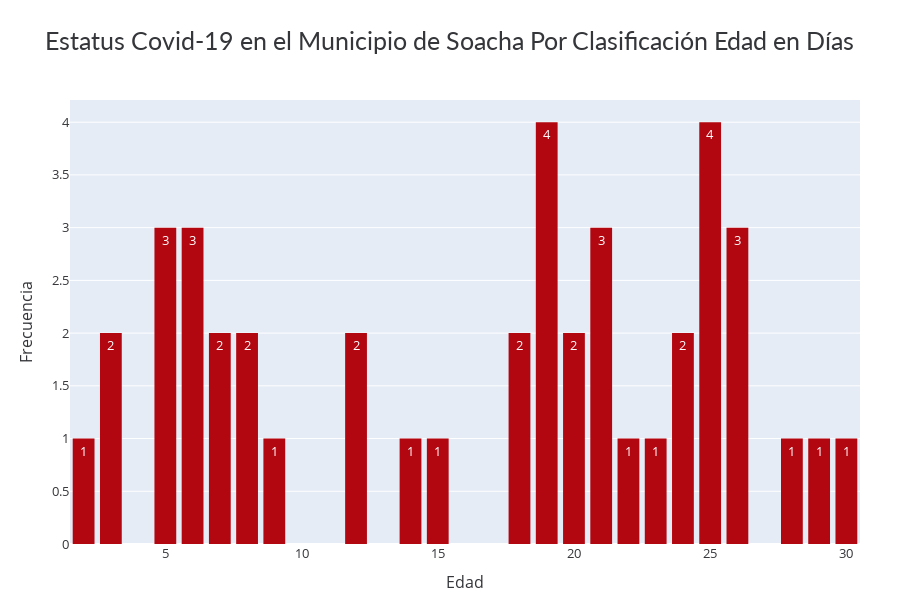

Notebook code cell kept with this figure:
### Code cell
# Grafica de barras para la variable Edad, pero filtrada por años.
fig_bars = px.bar(edadDias, x='Edad', y='Frecuencia', text='Frecuencia',
                    title='Estatus Covid-19 en el Municipio de Soacha Por Clasificación Edad en Días',
                    color_discrete_sequence=['#b20710'])
fig_bars.update_traces(hovertemplate=None, marker=dict(line=dict(width=0)))
fig_bars.update_xaxes(visible=True)
fig_bars.update_yaxes(visible=True)
fig_bars.update_layout(height=600,
                            margin=dict(t=100, b=20, l=70, r=40),
                            hovermode='y unified',
                            title_font=dict(size=25, color='#35363a', family='Lato, sans-serif'),
                            font=dict(color='#35363a', size=13))

### Figure 1 — Plotly figure (JSON) as saved in the notebook; plotly's stock layout.template omitted (floating-point values rounded to 4 significant figures)
{"data": [{"alignmentgroup": "True", "legendgroup": "", "marker": {"color": "#b20710", "line": {"width": 0}, "pattern": {"shape": ""}}, "name": "", "offsetgroup": "", "orientation": "v", "showlegend": false, "text": [4, 4, 3, 3, 3, 3, 2, 2, 2, 2, 2, 2, 2, 1, 1, 1, 1, 1, 1, 1, 1, 1], "textposition": "auto", "type": "bar", "x": [19, 25, 5, 6, 26, 21, 24, 7, 8, 12, 18, 3, 20, 29, 28, 2, 23, 22, 15, 14, 9, 30], "xaxis": "x", "y": [4, 4, 3, 3, 3, 3, 2, 2, 2, 2, 2, 2, 2, 1, 1, 1, 1, 1, 1, 1, 1, 1], "yaxis": "y"}], "layout": {"barmode": "relative", "font": {"color": "#35363a", "size": 13}, "height": 600, "hovermode": "y unified", "legend": {"tracegroupgap": 0}, "margin": {"b": 20, "l": 70, "r": 40, "t": 100}, "title": {"font": {"color": "#35363a", "family": "Lato, sans-serif", "size": 25}, "text": "Estatus Covid-19 en el Municipio de Soacha Por Clasificación Edad en Días"}, "xaxis": {"anchor": "y", "domain": [0, 1], "title": {"text": "Edad"}, "visible": true}, "yaxis": {"anchor": "x", "domain": [0, 1], "title": {"text": "Frecuencia"}, "visible": true}}}
